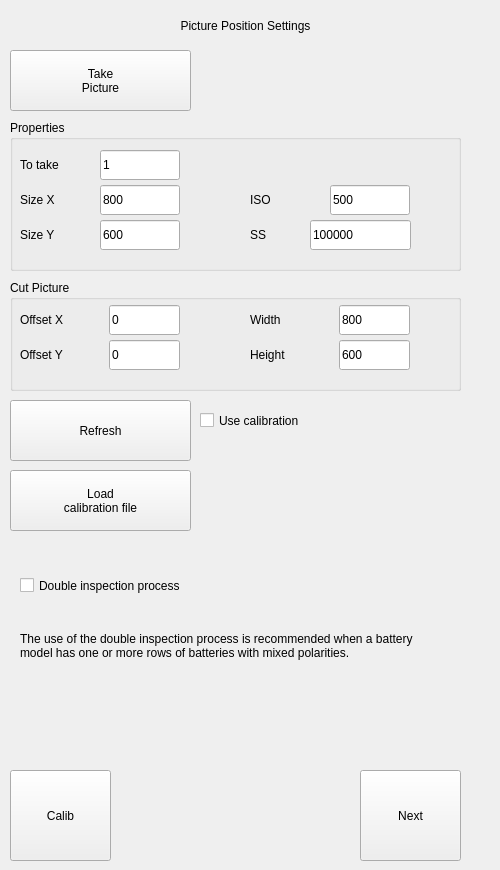
    <widget class="QWidget" name="PictureSetting">
     <attribute name="icon">
      <iconset>
       <normaloff>../../../Users/AutomatizacionSIG/icons/Picture Filter.png</normaloff>../../../Users/AutomatizacionSIG/icons/Picture Filter.png</iconset>
     </attribute>
     <attribute name="title">
      <string>2</string>
     </attribute>
     <attribute name="toolTip">
      <string>Picture Position Settings</string>
     </attribute>
     <widget class="QLabel" name="lblPIctureSetting">
      <property name="geometry">
       <rect>
        <x>0</x>
        <y>10</y>
        <width>491</width>
        <height>31</height>
       </rect>
      </property>
      <property name="contextMenuPolicy">
       <enum>Qt::PreventContextMenu</enum>
      </property>
      <property name="text">
       <string>Picture Position Settings</string>
      </property>
      <property name="alignment">
       <set>Qt::AlignCenter</set>
      </property>
     </widget>
     <widget class="QPushButton" name="cmdPictureSettingTake">
      <property name="geometry">
       <rect>
        <x>10</x>
        <y>50</y>
        <width>181</width>
        <height>61</height>
       </rect>
      </property>
      <property name="text">
       <string>Take
Picture</string>
      </property>
     </widget>
     <widget class="QGroupBox" name="grpCutPicture">
      <property name="geometry">
       <rect>
        <x>10</x>
        <y>280</y>
        <width>451</width>
        <height>111</height>
       </rect>
      </property>
      <property name="title">
       <string>Cut Picture</string>
      </property>
      <widget class="QLineEdit" name="txtPicOffsetX">
       <property name="geometry">
        <rect>
         <x>99</x>
         <y>25</y>
         <width>71</width>
         <height>30</height>
        </rect>
       </property>
       <property name="text">
        <string>0</string>
       </property>
      </widget>
      <widget class="QLineEdit" name="txtPicOffsetY">
       <property name="geometry">
        <rect>
         <x>99</x>
         <y>60</y>
         <width>71</width>
         <height>30</height>
        </rect>
       </property>
       <property name="text">
        <string>0</string>
       </property>
      </widget>
      <widget class="QLineEdit" name="txtPicWidth">
       <property name="geometry">
        <rect>
         <x>329</x>
         <y>25</y>
         <width>71</width>
         <height>30</height>
        </rect>
       </property>
       <property name="text">
        <string>800</string>
       </property>
      </widget>
      <widget class="QLineEdit" name="txtPicHeight">
       <property name="geometry">
        <rect>
         <x>329</x>
         <y>60</y>
         <width>71</width>
         <height>30</height>
        </rect>
       </property>
       <property name="text">
        <string>600</string>
       </property>
      </widget>
      <widget class="QLabel" name="lblPicOffsetX">
       <property name="geometry">
        <rect>
         <x>10</x>
         <y>25</y>
         <width>81</width>
         <height>30</height>
        </rect>
       </property>
       <property name="text">
        <string>Offset X</string>
       </property>
      </widget>
      <widget class="QLabel" name="lblPicOffsetY">
       <property name="geometry">
        <rect>
         <x>10</x>
         <y>60</y>
         <width>81</width>
         <height>30</height>
        </rect>
       </property>
       <property name="text">
        <string>Offset Y</string>
       </property>
      </widget>
      <widget class="QLabel" name="lblPicHeight">
       <property name="geometry">
        <rect>
         <x>240</x>
         <y>60</y>
         <width>81</width>
         <height>30</height>
        </rect>
       </property>
       <property name="text">
        <string>Height</string>
       </property>
      </widget>
      <widget class="QLabel" name="lblPicWidth">
       <property name="geometry">
        <rect>
         <x>240</x>
         <y>25</y>
         <width>81</width>
         <height>30</height>
        </rect>
       </property>
       <property name="text">
        <string>Width</string>
       </property>
      </widget>
     </widget>
     <widget class="QGroupBox" name="grpAdvancedPropertiesPicture">
      <property name="geometry">
       <rect>
        <x>10</x>
        <y>120</y>
        <width>451</width>
        <height>151</height>
       </rect>
      </property>
      <property name="title">
       <string>Properties</string>
      </property>
      <widget class="QLineEdit" name="txtPicResWidth">
       <property name="geometry">
        <rect>
         <x>90</x>
         <y>65</y>
         <width>80</width>
         <height>30</height>
        </rect>
       </property>
       <property name="text">
        <string>800</string>
       </property>
      </widget>
      <widget class="QLineEdit" name="txtPicResHeight">
       <property name="geometry">
        <rect>
         <x>90</x>
         <y>100</y>
         <width>80</width>
         <height>30</height>
        </rect>
       </property>
       <property name="text">
        <string>600</string>
       </property>
      </widget>
      <widget class="QLineEdit" name="txtPicISO">
       <property name="geometry">
        <rect>
         <x>320</x>
         <y>65</y>
         <width>80</width>
         <height>30</height>
        </rect>
       </property>
       <property name="text">
        <string>500</string>
       </property>
      </widget>
      <widget class="QLineEdit" name="txtPicSS">
       <property name="geometry">
        <rect>
         <x>300</x>
         <y>100</y>
         <width>101</width>
         <height>30</height>
        </rect>
       </property>
       <property name="text">
        <string>100000</string>
       </property>
      </widget>
      <widget class="QLabel" name="lblPicResWidth">
       <property name="geometry">
        <rect>
         <x>10</x>
         <y>65</y>
         <width>75</width>
         <height>30</height>
        </rect>
       </property>
       <property name="text">
        <string>Size X</string>
       </property>
      </widget>
      <widget class="QLabel" name="lblPicHeight_3">
       <property name="geometry">
        <rect>
         <x>10</x>
         <y>100</y>
         <width>75</width>
         <height>30</height>
        </rect>
       </property>
       <property name="text">
        <string>Size Y</string>
       </property>
      </widget>
      <widget class="QLabel" name="lblPicSS">
       <property name="geometry">
        <rect>
         <x>240</x>
         <y>100</y>
         <width>75</width>
         <height>30</height>
        </rect>
       </property>
       <property name="text">
        <string>SS</string>
       </property>
      </widget>
      <widget class="QLabel" name="lblPicISO">
       <property name="geometry">
        <rect>
         <x>240</x>
         <y>65</y>
         <width>75</width>
         <height>30</height>
        </rect>
       </property>
       <property name="text">
        <string>ISO</string>
       </property>
      </widget>
      <widget class="QLineEdit" name="txtPicToTake">
       <property name="geometry">
        <rect>
         <x>90</x>
         <y>30</y>
         <width>80</width>
         <height>30</height>
        </rect>
       </property>
       <property name="text">
        <string>1</string>
       </property>
      </widget>
      <widget class="QLabel" name="lblPicToTake">
       <property name="geometry">
        <rect>
         <x>10</x>
         <y>30</y>
         <width>75</width>
         <height>30</height>
        </rect>
       </property>
       <property name="text">
        <string>To take</string>
       </property>
      </widget>
     </widget>
     <widget class="QPushButton" name="cmdPictureSettingNext">
      <property name="geometry">
       <rect>
        <x>360</x>
        <y>770</y>
        <width>101</width>
        <height>91</height>
       </rect>
      </property>
      <property name="text">
       <string>Next</string>
      </property>
     </widget>
     <widget class="QPushButton" name="cmdPictureSettingRefresh">
      <property name="geometry">
       <rect>
        <x>10</x>
        <y>400</y>
        <width>181</width>
        <height>61</height>
       </rect>
      </property>
      <property name="text">
       <string>Refresh</string>
      </property>
     </widget>
     <widget class="QPushButton" name="cmdPictureSettingCalibrate">
      <property name="geometry">
       <rect>
        <x>10</x>
        <y>770</y>
        <width>101</width>
        <height>91</height>
       </rect>
      </property>
      <property name="text">
       <string>Calib</string>
      </property>
     </widget>
     <widget class="QCheckBox" name="chkUseCalibration">
      <property name="geometry">
       <rect>
        <x>200</x>
        <y>410</y>
        <width>171</width>
        <height>21</height>
       </rect>
      </property>
      <property name="text">
       <string>Use calibration</string>
      </property>
     </widget>
     <widget class="QPushButton" name="cmdPictureSettingsLoadCalib">
      <property name="geometry">
       <rect>
        <x>10</x>
        <y>470</y>
        <width>181</width>
        <height>61</height>
       </rect>
      </property>
      <property name="text">
       <string>Load
calibration file</string>
      </property>
     </widget>
     <widget class="QCheckBox" name="chkInspectionprocess">
      <property name="geometry">
       <rect>
        <x>20</x>
        <y>570</y>
        <width>241</width>
        <height>31</height>
       </rect>
      </property>
      <property name="text">
       <string>Double inspection process</string>
      </property>
     </widget>
     <widget class="QLabel" name="lblInspectionProcess">
      <property name="geometry">
       <rect>
        <x>20</x>
        <y>610</y>
        <width>401</width>
        <height>71</height>
       </rect>
      </property>
      <property name="autoFillBackground">
       <bool>false</bool>
      </property>
      <property name="text">
       <string>The use of the double inspection process is recommended when a battery model has one or more rows of batteries with mixed polarities.</string>
      </property>
      <property name="scaledContents">
       <bool>false</bool>
      </property>
      <property name="wordWrap">
       <bool>true</bool>
      </property>
     </widget>
    </widget>
